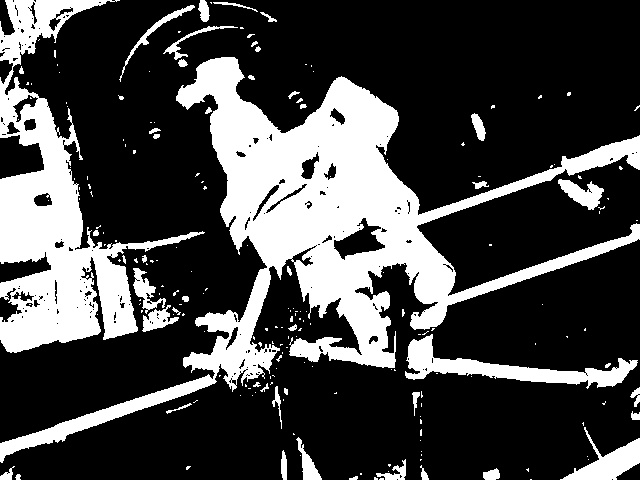
//> input picture Resources/Sample-Images/bin.jpg, 640 x 480 px, given in place of the camera
$ ./Finalcode   (built with g++ and OpenCV 4)
//> lines starting //> are read from the running program, lines starting //| are printed output that depends on the picture; after the words box and inside, x2 and y2 are one past the last pixel; in counts of white or black regions, pixels touching at a corner belong together
#include "stdafx.h"
#include<iostream>
#include "opencv2/core/core.hpp"
#include "opencv2/highgui/highgui.hpp"
#include <stdio.h>
#include<opencv2/imgproc/imgproc.hpp>
#include<queue>
#include<stdlib.h>
#include<math.h>


using namespace cv;
using namespace std;
Mat cannyim(Mat);
Mat noisereduction(Mat);
int shapedetection(Mat);
Mat houghlines(Mat);
bool Blob(Mat);
int sizeblob(Mat);

int main()
{

	int f1;
	int n;
	int i, j, ang, r;
	VideoCapture v(0);
	int c = 0;
	while (1)
	{
		Mat Frame;
		v >> Frame;
//> Frame is the input picture: 480 rows x 640 cols, CV_8UC3; min 0, max 255, mean 69.9
		Mat copy(Frame.rows, Frame.cols, CV_8UC1);
		Mat img(Frame.rows, Frame.cols, CV_8UC1);
		copy= cannyim(Frame);
//> in cannyim, `Canny(xyz, img, 50,200, 3);`:
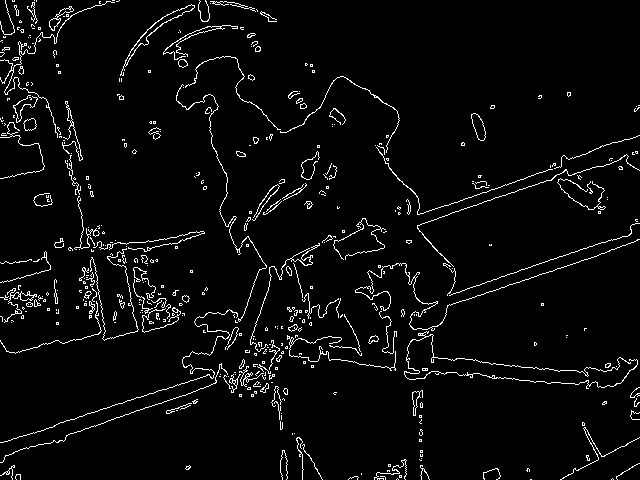
//> img: 480 rows x 640 cols, CV_8UC1; 4.1% white in thin lines or dots
		imshow("copy", copy);
		waitKey(100);
		Mat hough(Frame.rows, Frame.cols, CV_8UC1);
		hough = houghlines(copy);
		imshow("Window", hough);
		f1 = waitKey(33);
		while (1)
		{

			if (Blob(Frame) && sizeblob(Frame) >= 0)
			{
				cout<<"a";
			}
			else if (Blob(Frame) && sizeblob ==0)
			{
				c++;
				break;
			}
			else
			{
				break;
			}
		}
		if (c>0)
		{
			break;
		}
		int x1 = 0, y1 = 0, white = 0;
		for (i = 0; i < Frame.rows; i++)
		{
			for (j = 0; j < Frame.cols; j++)
			{
				if (hough.at<uchar>(i, j) == 255)
				{
					white++;
						x1 = x1 + j;
					y1 = y1 + i;
				}
			}
		}
		if (abs(x1 - y1) < 30)
		{
			cout<<"w";
		}
		else if (y1>x1)
		{
			cout<<"d";
		}
		else
		{
			cout<<("a");
		}
		if (f1 == 27)
			break;
	}
}

// [77 lines left out: function noisereduction, not called in this run]

Mat houghlines(Mat xyz)
{
	Mat dst, cdst, color_dst;
	Mat img(xyz.rows, xyz.cols, CV_8UC1,Scalar(0));
	int i, j;
	int y;
	Canny(xyz, dst, 50, 200, 3);
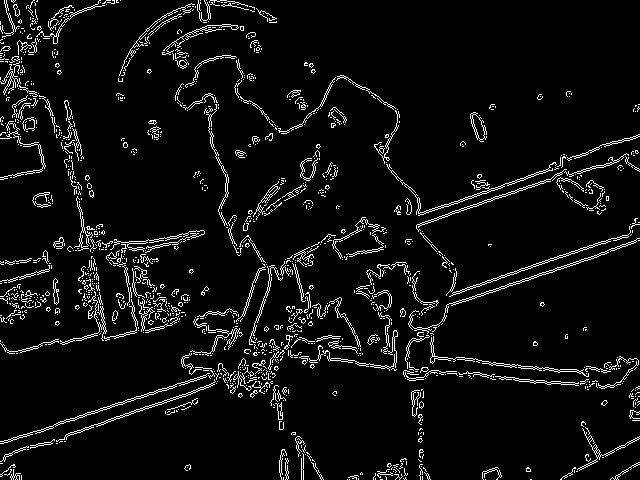
//> dst: 480 rows x 640 cols, CV_8UC1; 5.9% white in thin lines or dots
	vector<Vec4i> lines;
	HoughLinesP(dst, lines, 1, CV_PI / 180,100, 60, 3);
//> lines = 14 lines (x1, y1, x2, y2), first 8: [465, 299, 619, 246], [96, 426, 158, 404], [524, 268, 584, 247], [54, 424, 133, 398], [419, 213, 525, 177], [465, 301, 619, 248], [449, 296, 520, 271], [482, 203, 553, 179]
	for (size_t i = 0; i < lines.size(); i++)
	{
		line(img, Point(lines[i][0], lines[i][1]),Point(lines[i][2], lines[i][3]), Scalar(255), 1, 8);
	}
//> this loop made 14 passes
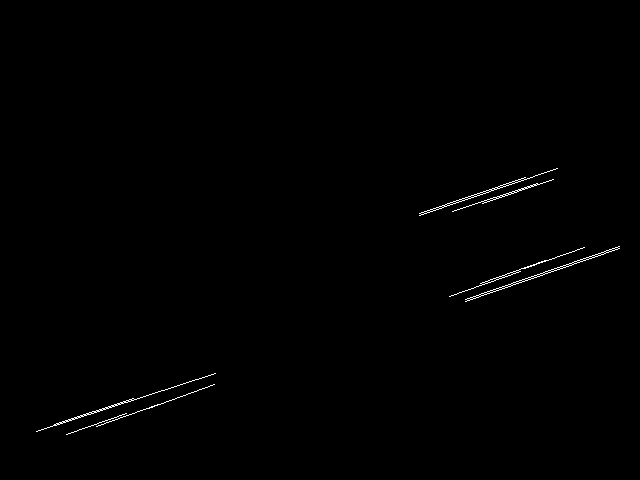
//> img: 480 rows x 640 cols, CV_8UC1; 0.44% white in thin lines or dots, all inside (x1, y1, x2, y2) = (36, 168, 620, 435)
//> the Esc key is pressed
	return(img);
	}
Mat cannyim(Mat xyz)
{
	Mat img;
	Canny(xyz, img, 50,200, 3);
	return(img);
}
bool Blob(Mat xyz)
{
	int **a;
	int i, j, l, z;
	Mat image;
	cvtColor(xyz, image, CV_BGR2GRAY);
	int b;
	int t = 0;
	int c;
	l = 0;
	z = 0;
	int col, blue, white, green;
	double red = 0;
	Mat img(image.rows, image.cols, CV_8UC1, Scalar(0));
	col = blue = white = green = red = 0;
	a = new int*[(int)image.cols* sizeof(int *)];
	for (i = 0; i < image.cols; i++)
		a[i] = new int[(int)image.rows* sizeof(int)];

	for (i = 0; i < image.rows; i++)
	{
		for (j = 0; j < image.cols; j++)
		{
			a[j][i] = -1;
		}
	}
	for (i = 0; i < image.rows; i++)
	{
		for (j = 0; j < image.cols; j++)
		{
			if (image.at<uchar>(i, j)>0)
			{
				image.at<uchar>(i, j) = 0;
			}
			else
			{

				image.at<uchar>(i, j) = 255;
			}
		}
	}
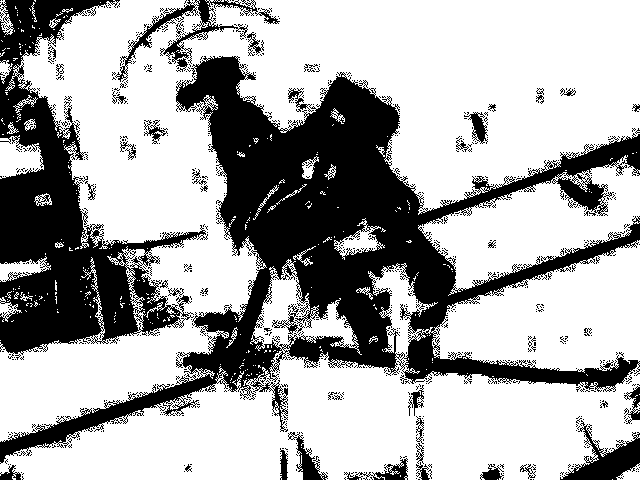
//> image: 480 rows x 640 cols, CV_8UC1; 67.2% white; 745 black regions (702 under 20 px), largest, box (x1, y1, x2, y2) and area: (0, 56, 640, 464) 63538, (0, 0, 208, 359) 27334, (115, 0, 280, 82) 2181
	Mat copy = image;
	int num[100];
	imshow("Image", image);
	waitKey(0);
//> (the run ends here: the program crashes, at `for (i = 0; i < copy.rows; i++)`)
